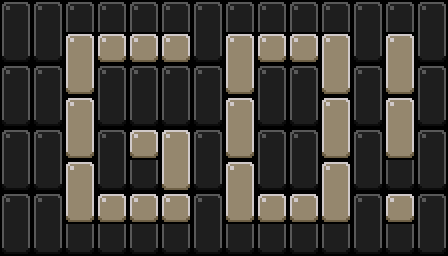

Below is a game level as drawn by its tile map, then a one-line description and the .tmx that defines it (tile-layer data replaced by summaries):
An orthogonal 14x8 tile map with 32x32 px tiles, 5 tile layers (Colision, Enemigos, Rads, Plataformas, ...) and 1 object (7).

<map version="1.0" tiledversion="2017.07.26" orientation="orthogonal" renderorder="right-down" width="14" height="8" tilewidth="32" tileheight="32" nextobjectid="57">
 <tileset firstgid="1" name="plataformas" tilewidth="32" tileheight="32" tilecount="196" columns="28">
  <image source="plataformas.png" width="896" height="224" />
  <tile id="71">
   <animation>
    <frame tileid="71" duration="100" />
    <frame tileid="15" duration="100" />
   </animation>
  </tile>
  <tile id="72">
   <animation>
    <frame tileid="72" duration="100" />
    <frame tileid="16" duration="100" />
   </animation>
  </tile>
  <tile id="99">
   <animation>
    <frame tileid="99" duration="100" />
    <frame tileid="43" duration="100" />
   </animation>
  </tile>
  <tile id="100">
   <animation>
    <frame tileid="100" duration="100" />
    <frame tileid="44" duration="100" />
   </animation>
  </tile>
  <tile id="102">
   <animation>
    <frame tileid="102" duration="100" />
    <frame tileid="103" duration="100" />
    <frame tileid="104" duration="100" />
   </animation>
  </tile>
  <tile id="112">
   <animation>
    <frame tileid="112" duration="100" />
    <frame tileid="115" duration="100" />
    <frame tileid="118" duration="100" />
    <frame tileid="121" duration="100" />
    <frame tileid="124" duration="100" />
    <frame tileid="127" duration="100" />
   </animation>
  </tile>
  <tile id="113">
   <animation>
    <frame tileid="113" duration="100" />
    <frame tileid="116" duration="100" />
    <frame tileid="119" duration="100" />
    <frame tileid="122" duration="100" />
    <frame tileid="125" duration="100" />
    <frame tileid="128" duration="100" />
   </animation>
  </tile>
  <tile id="114">
   <animation>
    <frame tileid="114" duration="100" />
    <frame tileid="117" duration="100" />
    <frame tileid="120" duration="100" />
    <frame tileid="123" duration="100" />
    <frame tileid="126" duration="100" />
    <frame tileid="129" duration="100" />
   </animation>
  </tile>
  <tile id="140">
   <animation>
    <frame tileid="140" duration="100" />
    <frame tileid="143" duration="100" />
    <frame tileid="146" duration="100" />
    <frame tileid="149" duration="100" />
    <frame tileid="152" duration="100" />
    <frame tileid="155" duration="100" />
   </animation>
  </tile>
  <tile id="141">
   <animation>
    <frame tileid="141" duration="100" />
    <frame tileid="144" duration="100" />
    <frame tileid="147" duration="100" />
    <frame tileid="150" duration="100" />
    <frame tileid="153" duration="100" />
    <frame tileid="156" duration="100" />
   </animation>
  </tile>
  <tile id="142">
   <animation>
    <frame tileid="142" duration="100" />
    <frame tileid="145" duration="100" />
    <frame tileid="148" duration="100" />
    <frame tileid="151" duration="100" />
    <frame tileid="154" duration="100" />
    <frame tileid="157" duration="100" />
   </animation>
  </tile>
 </tileset>
 <objectgroup color="#ff0000" name="Bounding">
  <object id="56" type="7" x="0" y="0" width="448" height="256" />
 </objectgroup>
 <layer name="Colision" width="14" height="8">
  <data>[112 cells, 112 non-empty, 1 distinct tile ids]</data>
 </layer>
 <layer name="Enemigos" width="14" height="8">
  <data>[112 cells, 0 non-empty, 0 distinct tile ids]</data>
 </layer>
 <layer name="Rads" width="14" height="8">
  <data>[112 cells, 0 non-empty, 0 distinct tile ids]</data>
 </layer>
 <layer name="Plataformas" width="14" height="8">
  <data>[112 cells, 112 non-empty, 5 distinct tile ids]</data>
 </layer>
 <layer name="Tele" width="14" height="8">
  <data>[112 cells, 0 non-empty, 0 distinct tile ids]</data>
 </layer>
</map>
